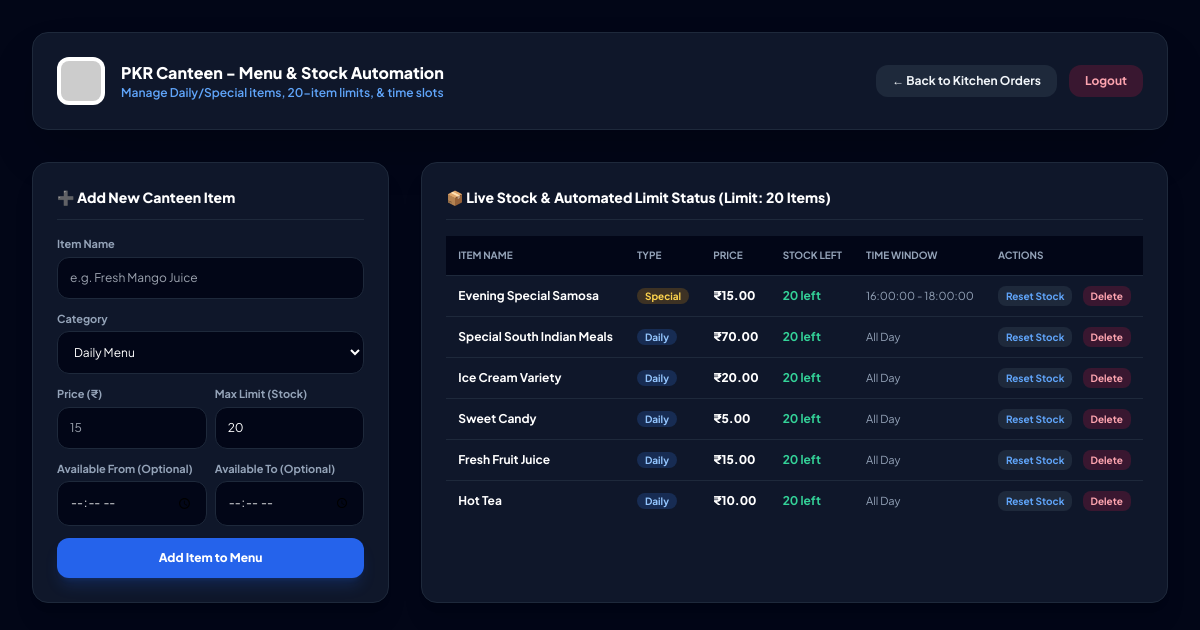
Page /admin_menu.php on the committed database.
### tables this page shows
CREATE TABLE IF NOT EXISTS menu_items (
    id INT AUTO_INCREMENT PRIMARY KEY,
    item_name VARCHAR(100) NOT NULL,
    category VARCHAR(50) NOT NULL,  
    price DECIMAL(10,2) NOT NULL,
    max_quantity INT DEFAULT 20,
    current_orders INT DEFAULT 0,
    available_from TIME NULL,
    available_to TIME NULL
);

### admin_menu.php (the view, shortened to what this page needs)
<?php
$conn = new mysqli("localhost", "root", "", "pkr_food_court");
$menu_result = $conn->query("SELECT * FROM menu_items ORDER BY id DESC");
?>
<!DOCTYPE html>
<html lang="en">
<head>
    <script src="https://cdn.tailwindcss.com"></script>
</head>
<body class="bg-slate-950 text-slate-100 min-h-screen p-4 md:p-8">
    <header class="max-w-7xl mx-auto bg-slate-900 border border-slate-800 p-6 rounded-2xl flex justify-between items-center mb-8 shadow-2xl">
        <div class="flex items-center space-x-4">
            <img src="pkr_logo.png" alt="Logo" class="w-12 h-12 bg-white rounded-xl p-1 object-contain" onerror="this.src='https://via.placeholder.com/50?text=PKR'">
            <div>
                <h1 class="font-extrabold text-base text-white">PKR Canteen - Menu & Stock Automation</h1>
                <p class="text-xs text-blue-400 font-semibold">Manage Daily/Special items, 20-item limits, & time slots</p>
            </div>
        </div>
        <div class="flex space-x-3">
            <a href="admin.php" class="px-4 py-2 bg-slate-800 hover:bg-slate-700 text-xs font-bold rounded-xl transition">← Back to Kitchen Orders</a>
            <a href="logout.php" class="px-4 py-2 bg-rose-600/20 hover:bg-rose-600 text-rose-300 hover:text-white text-xs font-bold rounded-xl transition">Logout</a>
        </div>
    </header>
    <main class="max-w-7xl mx-auto grid grid-cols-1 lg:grid-cols-3 gap-8">
        <div class="bg-slate-900 border border-slate-800 p-6 rounded-2xl shadow-xl space-y-4 h-fit">
            <h2 class="font-extrabold text-white text-sm border-b border-slate-800 pb-3">➕ Add New Canteen Item</h2>
            <form method="POST" class="space-y-3">
                <div>
                    <label class="block text-[11px] font-bold text-slate-400 mb-1">Item Name</label>
                    <input type="text" name="item_name" required placeholder="e.g. Fresh Mango Juice" class="w-full p-3 text-xs bg-slate-950 border border-slate-800 rounded-xl text-white focus:border-blue-500 focus:outline-none">
                </div>
                <div>
                    <label class="block text-[11px] font-bold text-slate-400 mb-1">Category</label>
                    <select name="category" class="w-full p-3 text-xs bg-slate-950 border border-slate-800 rounded-xl text-white focus:border-blue-500 focus:outline-none">
                        <option value="Daily">Daily Menu</option>
                    </select>
                </div>
                <div class="grid grid-cols-2 gap-2">
                    <div>
                        <label class="block text-[11px] font-bold text-slate-400 mb-1">Price (₹)</label>
                        <input type="number" step="0.01" name="price" required placeholder="15" class="w-full p-3 text-xs bg-slate-950 border border-slate-800 rounded-xl text-white focus:border-blue-500 focus:outline-none">
                    </div>
                    <div>
                        <label class="block text-[11px] font-bold text-slate-400 mb-1">Max Limit (Stock)</label>
                        <input type="number" name="max_quantity" value="20" required class="w-full p-3 text-xs bg-slate-950 border border-slate-800 rounded-xl text-white focus:border-blue-500 focus:outline-none">
                    </div>
                </div>
                <div class="grid grid-cols-2 gap-2">
                    <div>
                        <label class="block text-[11px] font-bold text-slate-400 mb-1">Available From (Optional)</label>
                        <input type="time" name="available_from" class="w-full p-3 text-xs bg-slate-950 border border-slate-800 rounded-xl text-white focus:border-blue-500 focus:outline-none">
                    </div>
                    <div>
                        <label class="block text-[11px] font-bold text-slate-400 mb-1">Available To (Optional)</label>
                        <input type="time" name="available_to" class="w-full p-3 text-xs bg-slate-950 border border-slate-800 rounded-xl text-white focus:border-blue-500 focus:outline-none">
                    </div>
                </div>
                <button type="submit" name="add_item" class="w-full py-3 bg-blue-600 hover:bg-blue-700 text-white font-extrabold text-xs rounded-xl transition shadow-lg shadow-blue-600/20">Add Item to Menu</button>
            </form>
        </div>
        <div class="lg:col-span-2 bg-slate-900 border border-slate-800 p-6 rounded-2xl shadow-xl space-y-4">
            <h2 class="font-extrabold text-white text-sm border-b border-slate-800 pb-3">📦 Live Stock & Automated Limit Status (Limit: 20 Items)</h2>
            <div class="overflow-x-auto">
                <table class="w-full text-left border-collapse">
                    <thead>
                        <tr class="bg-slate-950 text-[10px] font-extrabold text-slate-400 uppercase border-b border-slate-800">
                            <th class="py-3 px-3">Item Name</th>
                            <th class="py-3 px-3">Type</th>
                            <th class="py-3 px-3">Price</th>
                            <th class="py-3 px-3">Stock Left</th>
                            <th class="py-3 px-3">Time Window</th>
                            <th class="py-3 px-3">Actions</th>
                        </tr>
                    </thead>
                    <tbody class="divide-y divide-slate-800 text-xs">
                        <?php
                        if ($menu_result->num_rows > 0) {
                            while($row = $menu_result->fetch_assoc()) {
                                $left = $row['max_quantity'] - $row['current_orders'];
                                $stockBadge = $left > 0 ? "<span class='text-emerald-400 font-bold'>$left left</span>" : "<span class='text-rose-400 font-extrabold'>OUT OF STOCK</span>";
                                echo "<tr class='hover:bg-slate-800/50'>";
                                echo "<td class='py-3 px-3 font-bold text-white'>" . htmlspecialchars($row['item_name']) . "</td>";
                                echo "<td class='py-3 px-3'><span class='px-2 py-0.5 rounded-full text-[10px] font-bold " . ($row['category']=='Special'?'bg-amber-500/20 text-amber-300':'bg-blue-500/20 text-blue-300') . "'>" . $row['category'] . "</span></td>";
                                echo "<td class='py-3 px-3 font-extrabold text-white'>₹" . $row['price'] . "</td>";
                                echo "<td class='py-3 px-3'>" . $stockBadge . "</td>";
                                echo "<td class='py-3 px-3 text-[11px] text-slate-400'>" . ($row['available_from'] ? $row['available_from']." - ".$row['available_to'] : "All Day") . "</td>";
                                echo "<td class='py-3 px-3 space-x-2'>
                                        <a href='admin_menu.php?action=reset&id=" . $row['id'] . "' class='px-2 py-1 bg-slate-800 hover:bg-slate-700 text-blue-400 rounded-lg text-[10px] font-bold'>Reset Stock</a>
                                        <a href='admin_menu.php?action=delete&id=" . $row['id'] . "' class='px-2 py-1 bg-rose-600/20 hover:bg-rose-600 text-rose-300 rounded-lg text-[10px] font-bold'>Delete</a>
                                      </td>";
                                echo "</tr>";
                            }
                        } else {
                            echo "<tr><td colspan='6' class='py-6 text-center text-slate-500'>No menu items created yet.</td></tr>";
                        }
                        ?>
                    </tbody>
                </table>
            </div>
        </div>
    </main>
</body>
</html>

### admin_menu.php (style rules this page uses)
body { font-family: 'Plus Jakarta Sans', sans-serif; }

### rows in the picture
menu_items: item_name "Evening Special Samosa", category "Special", price "15.00", max_quantity "20", available_from "16:00:00", available_to "18:00:00"
menu_items: item_name "Special South Indian Meals", category "Daily", price "70.00", max_quantity "20", shows "All Day"
menu_items: item_name "Ice Cream Variety", category "Daily", price "20.00", max_quantity "20", shows "All Day"
menu_items: item_name "Sweet Candy", category "Daily", price "5.00", max_quantity "20", shows "All Day"
menu_items: item_name "Fresh Fruit Juice", category "Daily", price "15.00", max_quantity "20", shows "All Day"
menu_items: item_name "Hot Tea", category "Daily", price "10.00", max_quantity "20", shows "All Day"
